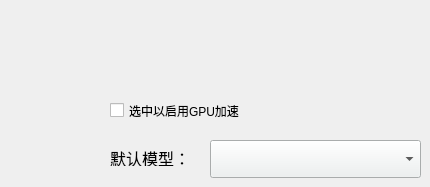
                     <widget class="QWidget" name="page_settings">
                      <widget class="QCheckBox" name="checkBox_GPU">
                       <property name="geometry">
                        <rect>
                         <x>110</x>
                         <y>100</y>
                         <width>171</width>
                         <height>21</height>
                        </rect>
                       </property>
                       <property name="text">
                        <string>选中以启用GPU加速</string>
                       </property>
                      </widget>
                      <widget class="QComboBox" name="comboBox_setting_default_net_choooser">
                       <property name="enabled">
                        <bool>true</bool>
                       </property>
                       <property name="geometry">
                        <rect>
                         <x>210</x>
                         <y>140</y>
                         <width>211</width>
                         <height>38</height>
                        </rect>
                       </property>
                       <property name="minimumSize">
                        <size>
                         <width>211</width>
                         <height>0</height>
                        </size>
                       </property>
                       <property name="styleSheet">
                        <string notr="true">background-color: #ecf1f1;</string>
                       </property>
                       <property name="currentText">
                        <string/>
                       </property>
                       <property name="currentIndex">
                        <number>-1</number>
                       </property>
                      </widget>
                      <widget class="QLabel" name="label_default_model">
                       <property name="geometry">
                        <rect>
                         <x>110</x>
                         <y>150</y>
                         <width>81</width>
                         <height>16</height>
                        </rect>
                       </property>
                       <property name="font">
                        <font>
                         <family>等距更纱黑体 SC</family>
                         <pointsize>12</pointsize>
                         <italic>false</italic>
                         <bold>false</bold>
                        </font>
                       </property>
                       <property name="styleSheet">
                        <string notr="true"/>
                       </property>
                       <property name="text">
                        <string>默认模型：</string>
                       </property>
                      </widget>
                     </widget>
